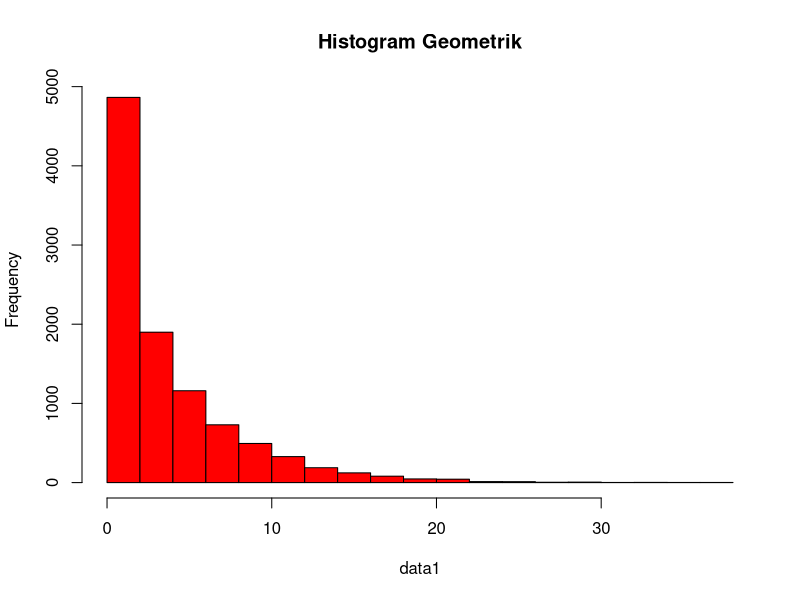

This figure's R source:
#  =================== 1 ==================== 
x = 3
prob = 0.20

## a
dgeom(x, prob)

## b
n = 10000
data1 = rgeom(n, prob) ;data1
mean(data1 == 3)

## c
## Penjelasan di Github

## d
hist(data1, main = "Histogram Geometrik", col = 'red')

## e
mean = 1/prob ;mean

var = (1-prob)/prob^2 ;var